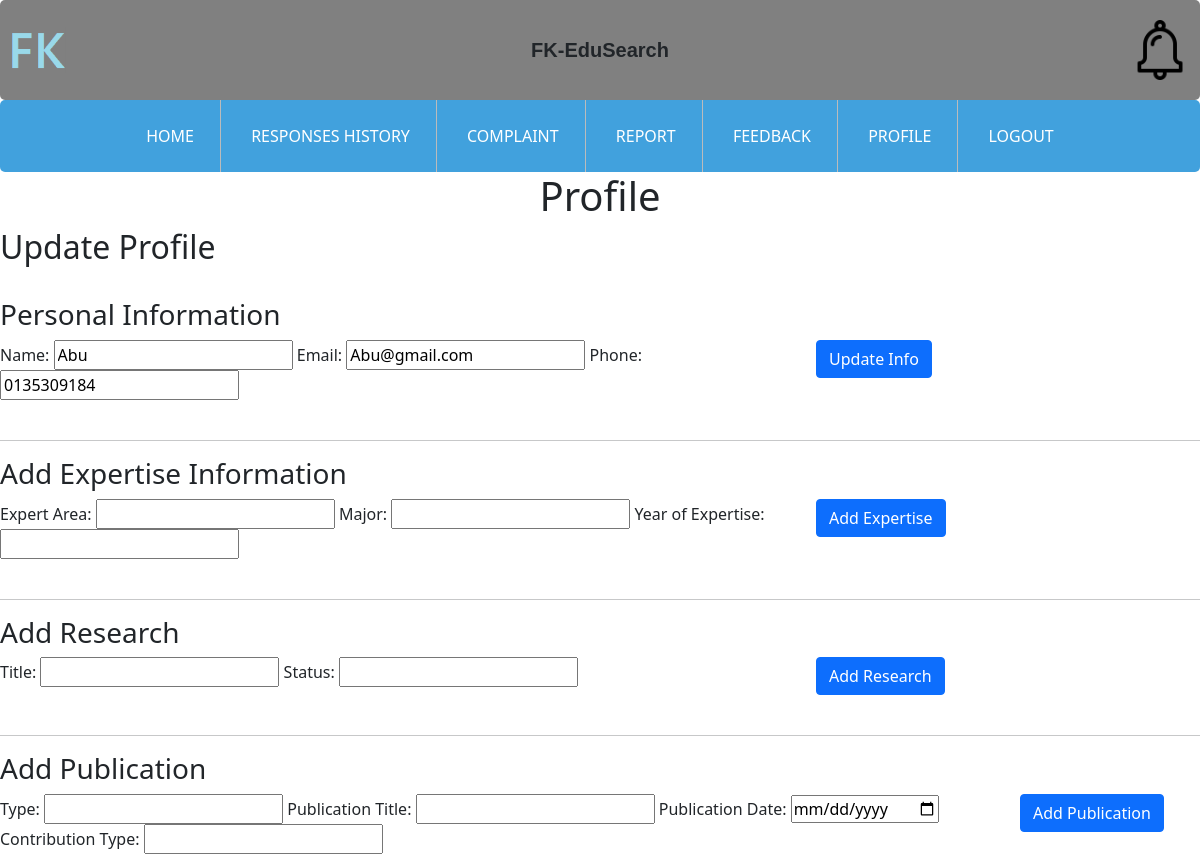
/Edusearch-AskAce/Expert_UpdateProfile.php (signed in), run on the app's committed database.
### tables this page shows
CREATE TABLE `expert` (
  `ExpertID` int(4) NOT NULL,
  `ExpertName` varchar(200) NOT NULL,
  `ExpertEmail` varchar(200) NOT NULL,
  `ContactInfo` varchar(20) NOT NULL,
  `ExpertProfilePic` varchar(200) NOT NULL,
  `ExpertPassword` varchar(300) NOT NULL
);

### Edusearch-AskAce/Expert_UpdateProfile.php (the view, shortened to what this page needs)
<?php
require_once "dbase.php";
$expertID = $_SESSION['ExpertID'];
$query = "SELECT ExpertName, ExpertEmail, ContactInfo FROM expert WHERE ExpertID = ?";
$statement = $conn->prepare($query);
$statement->bind_param('i', $expertID);
$statement->execute();
$expertResult = $statement->get_result();
$expert = $expertResult->fetch_assoc();
?>
<!DOCTYPE html>
<html>
<head>
    <link rel="stylesheet" type="text/css" href="viewprofile.css">
    <link rel="stylesheet" type="text/css" href="expert.css">
    <link rel="stylesheet" type="text/css" href="stylecss.css">
    <link href="https://cdn.jsdelivr.net/npm/bootstrap@5.0.2/dist/css/bootstrap.min.css" rel="stylesheet"
>
</head>
<body>
    <header class="header">
        <div class="logo-left">
            <img width="60px" src="Image/fklogo.png" alt="Left Logo">
        </div>
        <div class="text">FK-EduSearch</div>
        <div class="logo-right">
            <img width="60px" src="Image/notiLogo.png" alt="Right Logo">
        </div>
    </header>
    <div id="navBar">
        <ul>
            <li><a href="Expert_MainPage.php"> HOME </a></li>
            <li><a href="Expert_ResponseHistory.php">RESPONSES HISTORY </a></li>
            <li><a href=""> COMPLAINT </a></li>
            <li><a href=""> REPORT </a></li>
            <li><a href=""> FEEDBACK </a></li>
            <li><a href="Expert_ViewProfile.php"> PROFILE </a></li>
            <li><a href=""> LOGOUT </a></li>
        </ul>
    </div>
    <div class="update-profile-container">
        <h1>Profile</h1>
        <h2>Update Profile</h2><br>
        <h3>Personal Information</h3>
        <form action="Expert_UpdateProfile.php" method="post">
            <div class="row">
                <div class="col-md-8">
                    <label for="name">Name:</label>
                    <input type="text" name="name" id="name" value="<?php echo $expert['ExpertName']; ?>" required>
                    <label for="email">Email:</label>
                    <input type="email" name="email" id="email" value="<?php echo $expert['ExpertEmail']; ?>"
                        required>
                    <label for="phone">Phone:</label>
                    <input type="tel" name="phone" id="phone" value="<?php echo $expert['ContactInfo']; ?>" required><br>
                </div>
                <div class="col-md-1">
                    <div class="d-grid">
                        <input type="submit" class="btn btn-primary" name="update_info" value="Update Info">
                    </div>
                </div>
            </div>
        </form>
        <br>
        <hr>
        <h3>Add Expertise Information</h3>
        <form action="Expert_UpdateProfile.php" method="post">
            <div class="row">
                <div class="col-md-8">
                    <label for="ExpertArea">Expert Area:</label>
                    <input type="text" name="ExpertArea" id="ExpertArea" required>
                    <label for="Major">Major:</label>
                    <input type="text" name="Major" id="Major" required>
                    <label for="YearOFExpertise">Year of Expertise:</label>
                    <input type="number" name="YearOFExpertise" id="YearOFExpertise" required><br>
                </div>
                <div class="col-md-1">
                    <div class="d-grid">
                        <input type="submit" class="btn btn-primary" name="add_expertise" value="Add Expertise">
                    </div>
                </div>
            </div>
        </form>
        <br>
        <hr>
        <h3>Add Research</h3>
        <form action="Expert_UpdateProfile.php" method="post">
            <div class="row">
                <div class="col-md-8">
                    <label for="title">Title:</label>
                    <input type="text" name="title" id="title" required>
                    <label for="status">Status:</label>
                    <input type="text" name="status" id="status" required><br>
                </div>
                <div class="col-md-1">
                    <div class="d-grid">
                        <input type="submit" class="btn btn-primary" name="add_research" value="Add Research">
                    </div>
                </div>
            </div>
        </form>
        <br>
        <hr>
        <h3>Add Publication</h3>
        <form action="Expert_UpdateProfile.php" method="post">
            <div class="row">
                <div class="col-md-10">
                    <label for="pbTitle">Type:</label>
                    <input type="text" name="Type" id="Type" required>
                    <label for="pbTitle">Publication Title:</label>
                    <input type="text" name="pbTitle" id="pbTitle" required>
                    <label for="publicationDate">Publication Date:</label>
                    <input type="date" name="publicationDate" id="publicationDate" required>
                    <label for="contributionType">Contribution Type:</label>
                    <input type="text" name="contributionType" id="contributionType" required><br>
                </div>
                <div class="col-md-1">
                    <div class="d-grid">
                        <input type="submit" class="btn btn-primary" name="add_publication" value="Add Publication">
                    </div>
                </div>
            </div>
        </form>
    </div>
</body>
</html>

### Edusearch-AskAce/viewprofile.css (style rules this page uses)
h1 { text-align: center; margin-top: 40px; font-size: 32px; font-weight: bold; }

### Edusearch-AskAce/expert.css (style rules this page uses)
ul { margin: 0; padding: 0; list-style: none; }
a { text-decoration: none; }
.btn-primary { background-color: #007bff; color: #fff; }

### Edusearch-AskAce/stylecss.css (style rules this page uses)
.header { display: flex; border-radius: 5px; justify-content: space-between; align-items: center; padding: 10px; height: 100px; background-color: rgb(128, 128, 128); font-family: Arial, Helvetica, sans-serif; }
body { font-family: Arial, Helvetica, sans-serif; background-image: url("Image/bg.jpg"); }
.logo-left { margin-right: 10px; }
.logo-right { margin-left: 10px; }
.text { font-size: 20px; font-weight: bold; }
#navBar li { padding: 10px; display: inline-block; }
#navBar { text-align: center; }
#navBar a { text-decoration: none; color: #34495E; }
#navBar ul { list-style-type: inherit; margin: 0; padding: 0; overflow: hidden; background-color: #41a1dd; border-radius: 5px; }
#navBar li { float: none; position: relative; border-right: 1px solid #bbb; }
#navBar li:last-child { border-right: none; }
#navBar li a { display: block; color: white; text-align: center; padding: 14px 16px; text-decoration: none; }

### data on the page
expert: name "Abu", email "Abu@gmail.com", phone "0135309184"
